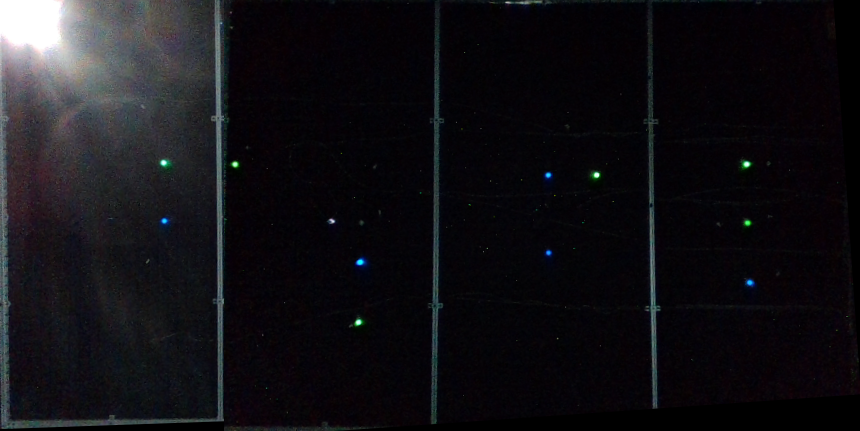
#> input picture jun17_map.png, 860 x 431 px, given in place of the camera
$ python newerchatidea.py
#> lines starting #> are read from the running program, lines starting #| are printed output that depends on the picture; after the words box and inside, x2 and y2 are one past the last pixel; in counts of white or black regions, pixels touching at a corner belong together
#> further down, frame is the input picture: shape (431, 860, 3); mean B, G, R 21.1, 17, 18.3
import cv2
import numpy as np

# Function to detect blue and red LEDs with color and light level thresholding
def detect_led(frame):
    # Convert the frame to HSV (Hue, Saturation, Value) color space
    hsv = cv2.cvtColor(frame, cv2.COLOR_BGR2HSV)
#> hsv: shape (431, 860, 3); mean H, S, V 122.3, 124.1, 21.8

    # Convert the frame to grayscale to check light level (brightness)
    gray = cv2.cvtColor(frame, cv2.COLOR_BGR2GRAY)

    # Define range for blue color in HSV space
    lower_blue = np.array([100, 150, 150])  # Lower bound of blue
    upper_blue = np.array([140, 255, 255])  # Upper bound of blue

    # Define range for red color in HSV space
    lower_red1 = np.array([0, 150, 150])    # Lower bound of red (lower half)
    upper_red1 = np.array([10, 255, 255])   # Upper bound of red (lower half)
    lower_red2 = np.array([170, 150, 150])  # Lower bound of red (upper half)
    upper_red2 = np.array([180, 255, 255])  # Upper bound of red (upper half)

    # Create masks for blue and red LEDs
    mask_blue = cv2.inRange(hsv, lower_blue, upper_blue)
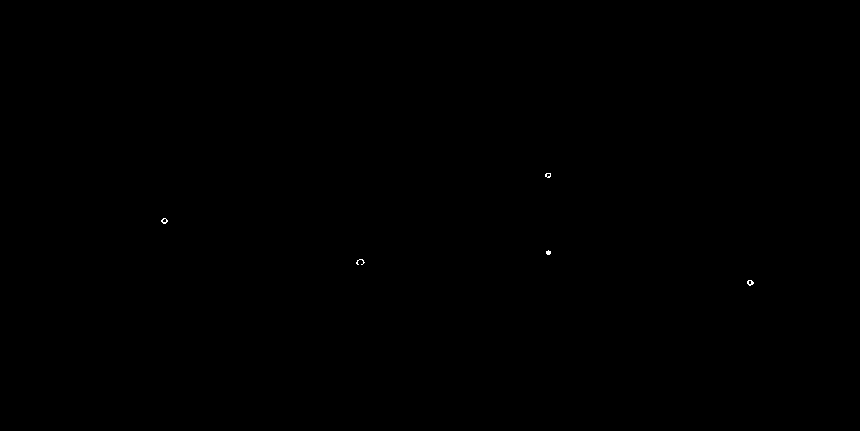
#> mask_blue: shape (431, 860); 0.03% white in thin lines or dots, all inside (x1, y1, x2, y2) = (161, 173, 754, 286)
    mask_red1 = cv2.inRange(hsv, lower_red1, upper_red1)
#> mask_red1: shape (431, 860); every value is 0
    mask_red2 = cv2.inRange(hsv, lower_red2, upper_red2)

    # Combine the two red masks
    mask_red = cv2.bitwise_or(mask_red1, mask_red2)

    # Combine blue and red masks
    mask_color = cv2.bitwise_or(mask_blue, mask_red)

    # Apply brightness threshold on grayscale image to filter low-light areas
    _, mask_brightness = cv2.threshold(gray, 100, 255, cv2.THRESH_BINARY)
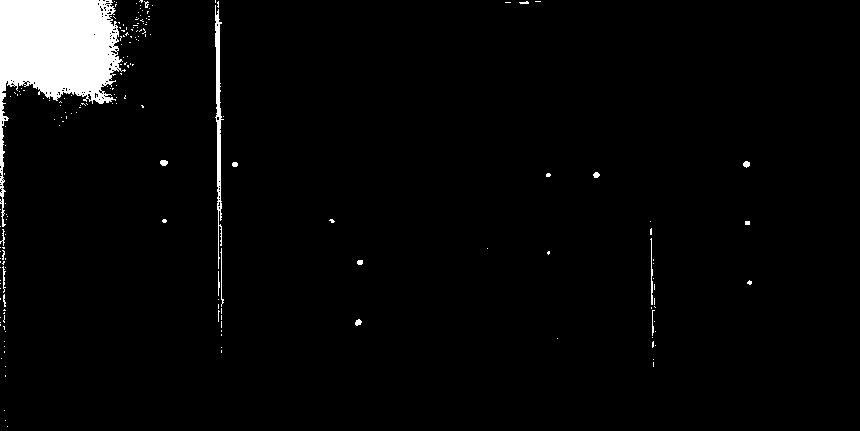
#> mask_brightness: shape (431, 860); 3.5% white; 188 white regions (171 under 20 px), largest, box (x1, y1, x2, y2) and area: (0, 0, 126, 227) 11014, (215, 5, 224, 269) 923, (650, 238, 653, 305) 97

    # Combine color mask and brightness mask to detect bright colored LEDs
    mask = cv2.bitwise_and(mask_color, mask_brightness)
#> mask: shape (431, 860); 0.01% white in thin lines or dots, all inside (x1, y1, x2, y2) = (162, 173, 752, 285)

    # Find contours of the detected LEDs
    contours, _ = cv2.findContours(mask, cv2.RETR_EXTERNAL, cv2.CHAIN_APPROX_SIMPLE)
#> contours = 7 contours, all with area under 20

    # Draw contours on the original frame
    for contour in contours:
        if cv2.contourArea(contour) > 100:  # Filter small contours (noise)
            # Get the bounding box of the contour
            x, y, w, h = cv2.boundingRect(contour)
            # Draw a rectangle around the detected LED
            cv2.rectangle(frame, (x, y), (x + w, y + h), (0, 255, 0), 2)
#> this loop made 7 passes
#> contour on passes 2 to 3: [[361, 264]], [[362, 260]]

    return frame

# Open the video feed
cap = cv2.VideoCapture(-1)

while True:
    ret, frame = cap.read()
    if not ret:
        break

    # Detect blue and red LEDs in the current frame
    frame_with_led = detect_led(frame)

    # Display the frame with detected LEDs
    cv2.imshow("LED Detection", frame_with_led)

    # Break the loop if 'q' is pressed
    if cv2.waitKey(1) & 0xFF == ord('q'):
#> (key q is pressed here)
        break

# Release the video capture and close windows
cap.release()
cv2.destroyAllWindows()

$ run again, on starfield_frame_369.png
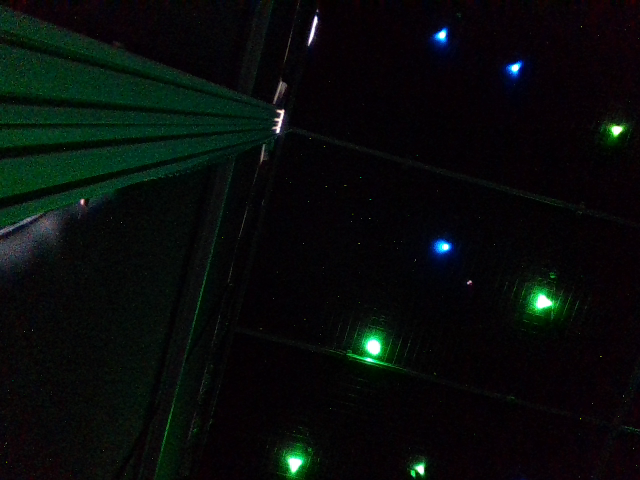
#> input picture starfield_frame_369.png, 640 x 480 px, given in place of the camera
#> frame is the input picture: shape (480, 640, 3); mean B, G, R 10.3, 11.5, 7.5
#> hsv: shape (480, 640, 3); mean H, S, V 105.1, 159.1, 15
#> in detect_led, `gray = cv2.cvtColor(frame, cv2.COLOR_BGR2GRAY)`:
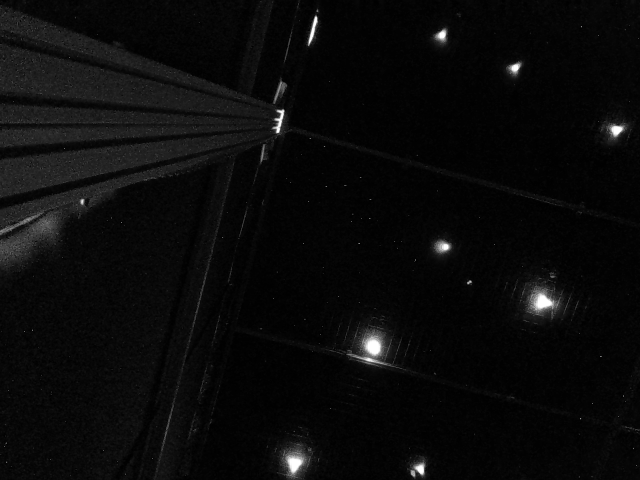
#> gray: shape (480, 640); min 0, max 255, mean 10.2
#> mask_blue: shape (480, 640); 0.1% white in thin lines or dots, all inside (x1, y1, x2, y2) = (434, 28, 522, 255)
#> mask_red1: shape (480, 640); every value is 0
#> in detect_led, `_, mask_brightness = cv2.threshold(gray, 100, 255, cv2.THRESH_BINARY)`:
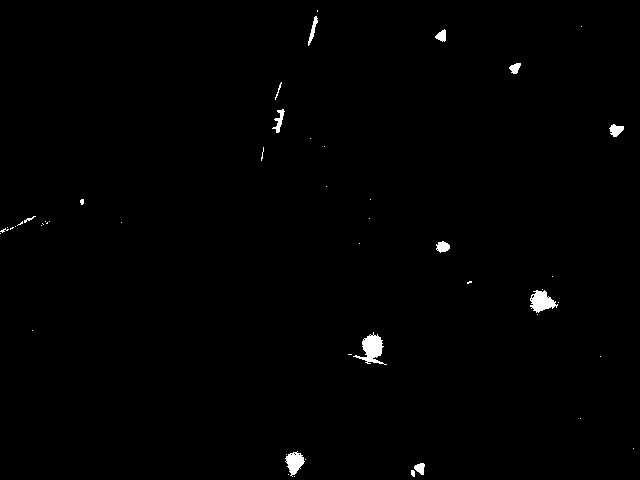
#> mask_brightness: shape (480, 640); 0.68% white; 49 white regions (35 under 20 px), largest, box (x1, y1, x2, y2) and area: (353, 332, 387, 365) 487, (530, 290, 558, 313) 384, (285, 451, 305, 477) 294
#> mask: shape (480, 640); 0.03% white in thin lines or dots, all inside (x1, y1, x2, y2) = (435, 29, 521, 253)
#> contours = 11 contours, all with area under 20
#> the loop in detect_led, `for contour in contours:` made 11 passes
#> contour on passes 4, 6, 8, 10, 11: [[518, 69]], [[514, 64]], [[445, 39], [444, 40], [444, 41], [445, 40]], [[441, 31]], [[444, 29]]
